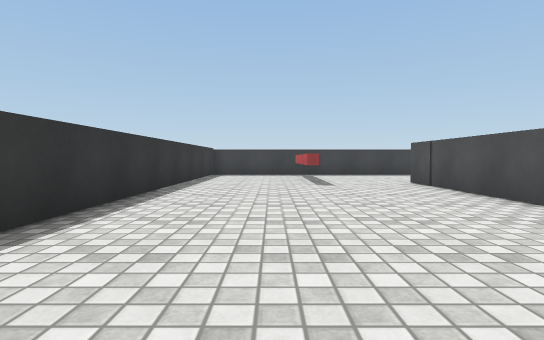
[1] (above)

16 first-person views from a walk through a 3-D level made in the Unity game engine. The camera is 0.62 m above the floor, tilts 2° down and sees 80° across. The floor is counted in squares, 1 m on a side. Each view is taken from the middle of a square. On the plan, view 1 faces up. The plan holds only what a view shows up to about 10 squares ahead; the rest is blank. The place goes on beyond the plan. The player is left out. Surface patterns are stand-ins for the level's own textures.

[2]
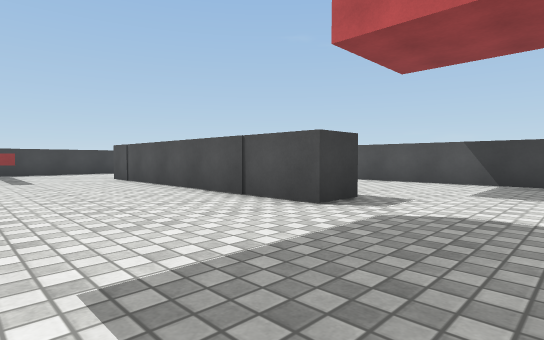

[3]
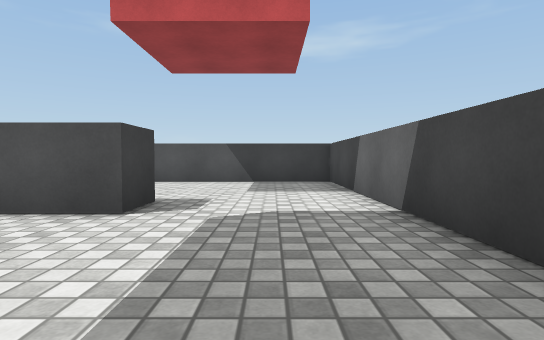

[4]
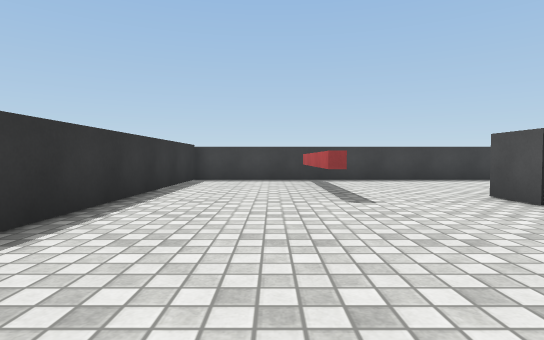

[5]
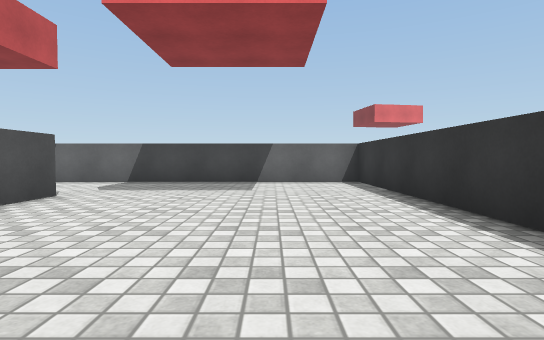

[6]
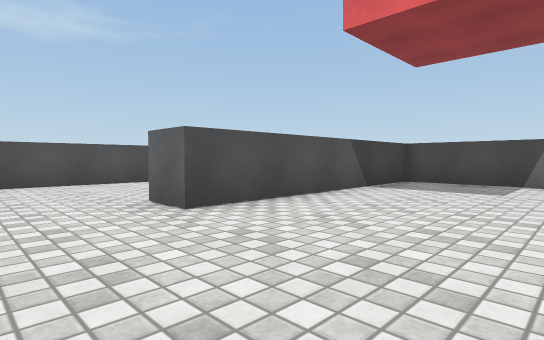

[7]
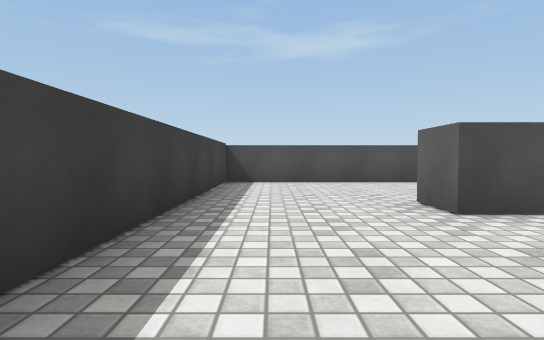

[8]
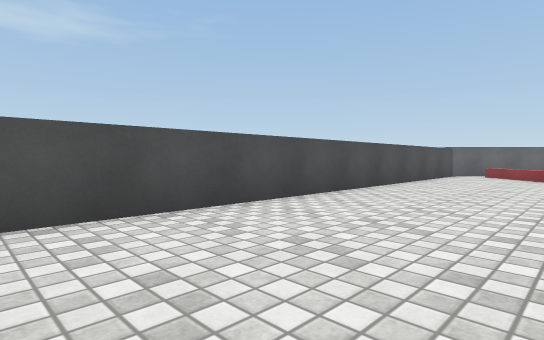

[9]
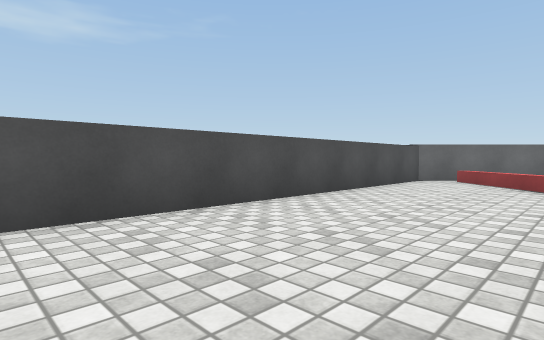

[10]
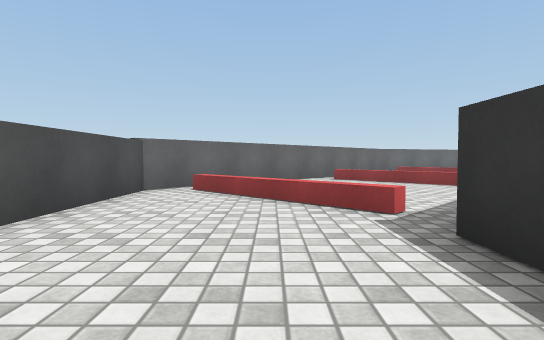

[11]
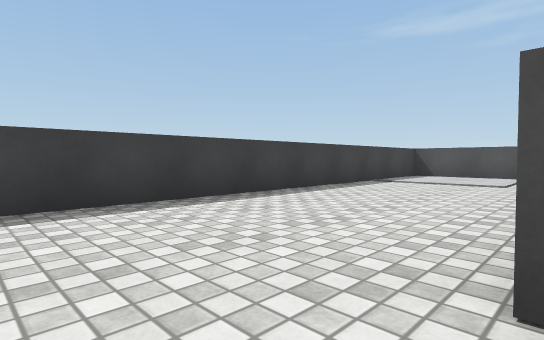

[12]
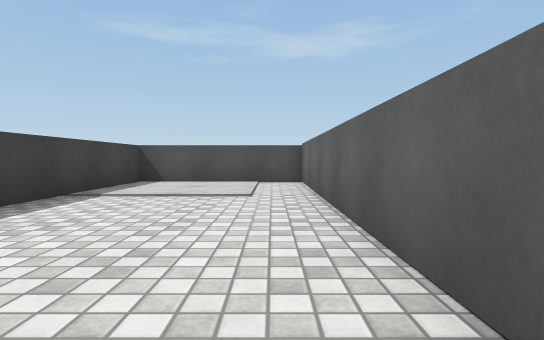

[13]
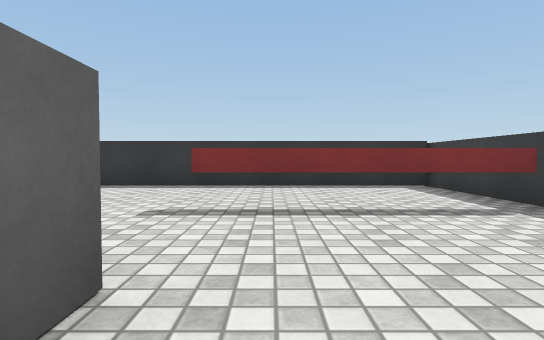

[14]
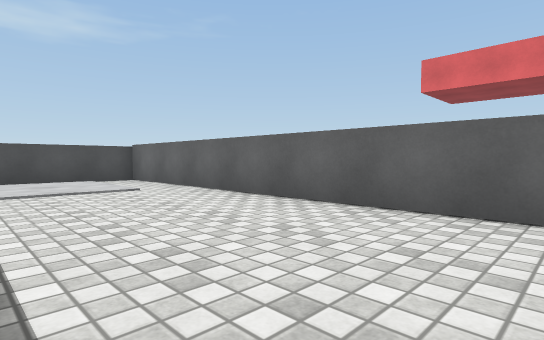

[15]
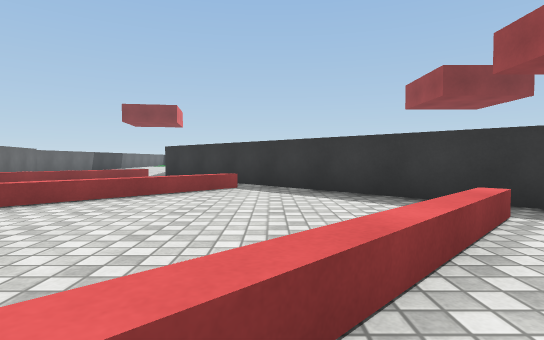

[16]
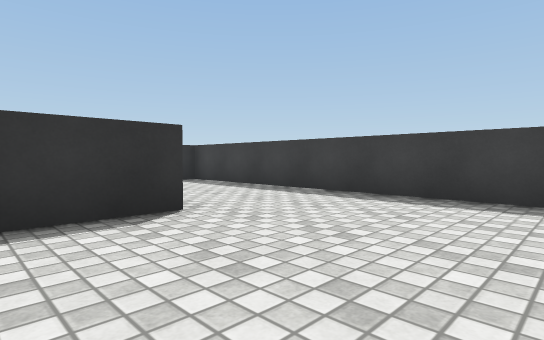

### Floor plan
Key: @ floor where view 1 was taken; # wall or solid block; . main floor; : floor 0.05 m higher than the main floor; = window, fence, low wall or low ledge; ^ raised ledge; T thing the floor can be seen under or through.
Columns run from 3 left of view 1 to 14 right of it. Each row starts with its distance up from view 1.
 13 ##################
 12 #...T.........:::#
 11 #...T.........:::#
 10 #...T.........:::#
  9 #...T............#
  8 #...T..###########
  7 #......###########
  6 #......#.........#
  5 #......#.........#
  4 #......#.........#
  3 #......#....#....#
  2 #......#....#....#
  1 #......#....#....#
  0 #..@........#....#
 -1 #...........#....#
 -2 #...........#....#
 -3 #############....#
 -4           ###....#
 -5           ##==...#
 -6          ## .==..#
 -7         ###...==.#
 -8         #==....###
 -9         # ^= .##
-10            ^=##

Where each view was taken, in squares from view 1:
view 1: 0 up, 0 right, facing up
view 2: 2 down, 0 right, facing up-right
view 3: 1 down, 0 right, facing right
view 4: 3 up, 0 right, facing up
view 5: 6 up, 0 right, facing down
view 6: 6 up, 5 right, facing down-right
view 7: 6 up, 5 right, facing right
view 8: 5 up, 10 right, facing down-right
view 9: 2 up, 10 right, facing down-right
view 10: 1 down, 11 right, facing down
view 11: 8 up, 2 right, facing up-right
view 12: 9 up, 5 right, facing right
view 13: 9 up, 5 right, facing left
view 14: 12 up, 4 right, facing down-right
view 15: 7 down, 13 right, facing left
view 16: 2 up, 13 right, facing up-left
